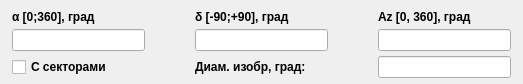
         <widget class="QWidget" name="tabWidget_9Page1">
          <property name="autoFillBackground">
           <bool>true</bool>
          </property>
          <attribute name="title">
           <string>Ориентация</string>
          </attribute>
          <layout class="QGridLayout" name="gridLayout_5">
           <property name="sizeConstraint">
            <enum>QLayout::SetFixedSize</enum>
           </property>
           <property name="leftMargin">
            <number>12</number>
           </property>
           <property name="topMargin">
            <number>10</number>
           </property>
           <property name="rightMargin">
            <number>12</number>
           </property>
           <property name="bottomMargin">
            <number>6</number>
           </property>
           <property name="horizontalSpacing">
            <number>50</number>
           </property>
           <property name="verticalSpacing">
            <number>5</number>
           </property>
           <item row="2" column="1">
            <widget class="QLineEdit" name="betaLineEdit">
             <property name="sizePolicy">
              <sizepolicy hsizetype="Fixed" vsizetype="Fixed">
               <horstretch>0</horstretch>
               <verstretch>0</verstretch>
              </sizepolicy>
             </property>
             <property name="minimumSize">
              <size>
               <width>133</width>
               <height>0</height>
              </size>
             </property>
            </widget>
           </item>
           <item row="2" column="0">
            <widget class="QLineEdit" name="alphaLineEdit">
             <property name="sizePolicy">
              <sizepolicy hsizetype="Fixed" vsizetype="Fixed">
               <horstretch>0</horstretch>
               <verstretch>0</verstretch>
              </sizepolicy>
             </property>
             <property name="minimumSize">
              <size>
               <width>133</width>
               <height>0</height>
              </size>
             </property>
            </widget>
           </item>
           <item row="4" column="1">
            <widget class="QLabel" name="label_18">
             <property name="sizePolicy">
              <sizepolicy hsizetype="Fixed" vsizetype="Preferred">
               <horstretch>0</horstretch>
               <verstretch>0</verstretch>
              </sizepolicy>
             </property>
             <property name="font">
              <font>
               <weight>75</weight>
               <bold>true</bold>
              </font>
             </property>
             <property name="text">
              <string>Диам. изобр, град:</string>
             </property>
            </widget>
           </item>
           <item row="1" column="0">
            <widget class="QLabel" name="label_2">
             <property name="sizePolicy">
              <sizepolicy hsizetype="Fixed" vsizetype="Fixed">
               <horstretch>0</horstretch>
               <verstretch>0</verstretch>
              </sizepolicy>
             </property>
             <property name="font">
              <font>
               <weight>75</weight>
               <bold>true</bold>
              </font>
             </property>
             <property name="text">
              <string>α [0;360], град</string>
             </property>
            </widget>
           </item>
           <item row="4" column="0">
            <widget class="QCheckBox" name="checkSector">
             <property name="sizePolicy">
              <sizepolicy hsizetype="Fixed" vsizetype="Fixed">
               <horstretch>0</horstretch>
               <verstretch>0</verstretch>
              </sizepolicy>
             </property>
             <property name="font">
              <font>
               <weight>75</weight>
               <bold>true</bold>
              </font>
             </property>
             <property name="text">
              <string>С секторами</string>
             </property>
            </widget>
           </item>
           <item row="1" column="1">
            <widget class="QLabel" name="label">
             <property name="sizePolicy">
              <sizepolicy hsizetype="Preferred" vsizetype="Fixed">
               <horstretch>0</horstretch>
               <verstretch>0</verstretch>
              </sizepolicy>
             </property>
             <property name="font">
              <font>
               <weight>75</weight>
               <bold>true</bold>
              </font>
             </property>
             <property name="text">
              <string>δ [-90;+90], град</string>
             </property>
            </widget>
           </item>
           <item row="2" column="2">
            <widget class="QLineEdit" name="azLineEdit">
             <property name="sizePolicy">
              <sizepolicy hsizetype="Fixed" vsizetype="Fixed">
               <horstretch>0</horstretch>
               <verstretch>0</verstretch>
              </sizepolicy>
             </property>
             <property name="minimumSize">
              <size>
               <width>133</width>
               <height>0</height>
              </size>
             </property>
            </widget>
           </item>
           <item row="1" column="2">
            <widget class="QLabel" name="label_3">
             <property name="sizePolicy">
              <sizepolicy hsizetype="Fixed" vsizetype="Fixed">
               <horstretch>0</horstretch>
               <verstretch>0</verstretch>
              </sizepolicy>
             </property>
             <property name="font">
              <font>
               <weight>75</weight>
               <bold>true</bold>
              </font>
             </property>
             <property name="text">
              <string>Az [0, 360], град</string>
             </property>
            </widget>
           </item>
           <item row="4" column="2">
            <widget class="QLineEdit" name="PicDiamLineEdit">
             <property name="sizePolicy">
              <sizepolicy hsizetype="Fixed" vsizetype="Fixed">
               <horstretch>0</horstretch>
               <verstretch>0</verstretch>
              </sizepolicy>
             </property>
             <property name="minimumSize">
              <size>
               <width>133</width>
               <height>0</height>
              </size>
             </property>
            </widget>
           </item>
          </layout>
         </widget>
